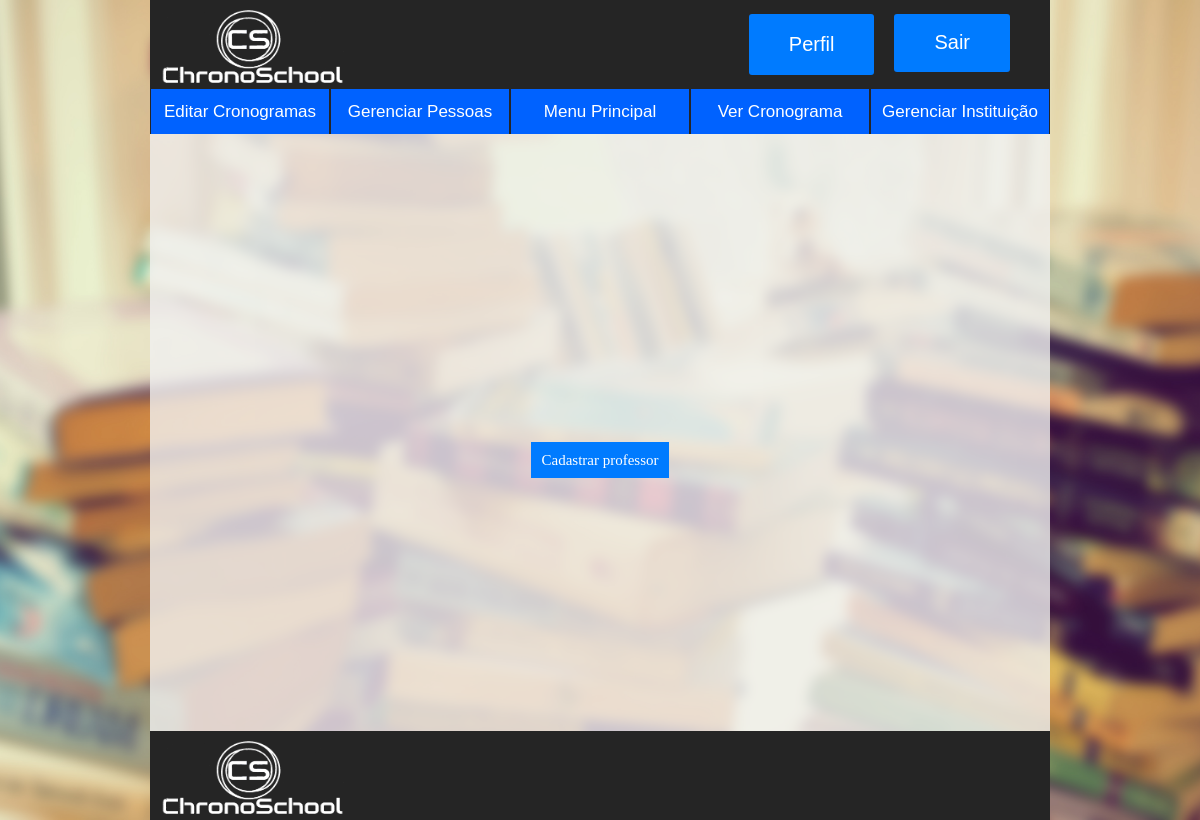
The page /ChronoSchool_Codigos/gerenciarProfessores.php (signed in) on the database as committed earlier.
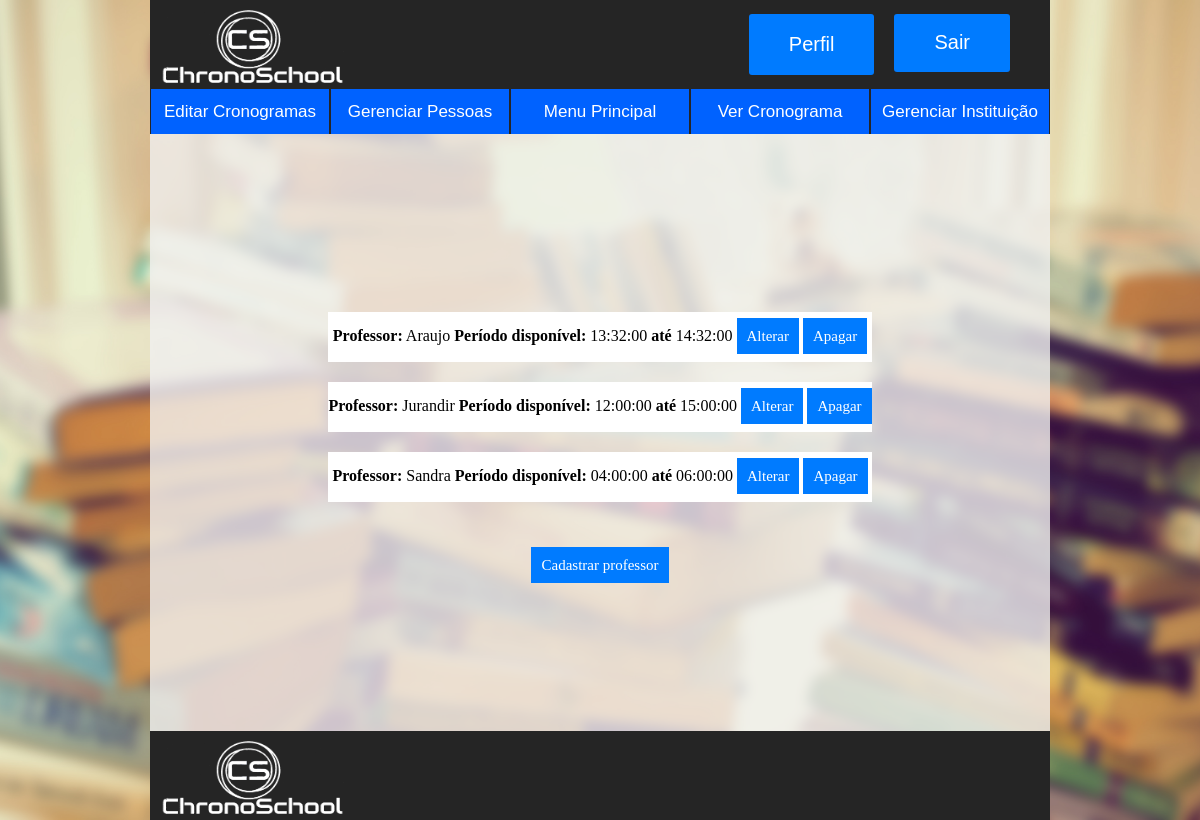
The same page on the database as committed later.
### tables this page shows
CREATE TABLE `professor` (
  `idProfessor` int(11) NOT NULL,
  `nomeProfessor` varchar(45) NOT NULL,
  `HorariosDisponiveisProfessores_idHorariosDisponiveisProfessores` int(11) NOT NULL
);

CREATE TABLE `horariosdisponiveisprofessores` (
  `idHorariosDisponiveisProfessores` int(11) NOT NULL,
  `horarioInicial` time NOT NULL,
  `horarioFinal` time NOT NULL
);

### ChronoSchool_Codigos/gerenciarProfessores.php (the view, shortened to what this page needs)
<!DOCTYPE html>
<html lang="pt-br">
	<head>
		<link href="css/style.css" rel="stylesheet"/>
	</head>
	<body>
		<header>
			<?php
				include "php/header.php";
			?>
		</header>
		<?php
			include "php/navbar.php";
		?>
		<div class="corpo">
			<div class="conteudo">
				<center>
					<form action="" method="POST">
						<?php
							include "php/conexao.php";
							$sql = "SELECT idProfessor,idHorariosDisponiveisProfessores,nomeProfessor,horarioInicial,horarioFinal FROM `professor` INNER JOIN horariosdisponiveisprofessores ON horariosdisponiveisprofessores.idHorariosDisponiveisProfessores = professor.HorariosDisponiveisProfessores_idHorariosDisponiveisProfessores";
							$professores = $conexao ->prepare($sql);
							$professores -> execute();
							foreach ($professores as $p)
							{
								$idProfessor = $p['idProfessor'];
								$idHorario = $p['idHorariosDisponiveisProfessores'];
								$nome = $p['nomeProfessor'];
								$inicial = $p['horarioInicial'];
								$final = $p['horarioFinal'];
								echo "
								<div class='divMaior'>
									<div class='divUsuario'>
										<div class='inside'>
											<font size='3'><b>Professor:</b> $nome</font>
											<font size='3'><b>Período disponível:</b> $inicial <b>até </b> $final</font>
											<a href='editarProfessores.php?pid=$idProfessor&hid=$idHorario&np=$nome&inicial=$inicial&final=$final' class='botaoUsuario'>Alterar</a>
											<a href='apagarProfessores.php?pid=$idProfessor&np=$nome' class='botaoUsuario'>Apagar</a>
										</div>
									</div>
								</div>";
							}
						?>
					</form>
					<br><br><br>
					<a href="cadastrarProfessores.php" class="botaoUsuario">Cadastrar professor</a>
				</center>
			</div>
		</div>
	<footer>
		<div>
			<img class="logo" src="images/logo.png" title="ChronoSchool"/>
		</div>
	</footer>
	</body>
</html>

### ChronoSchool_Codigos/php/header.php
<?php
	$stringBotaoHtml = "<div class='divBotaoLogin'>
							<a href='login.php'>
								<input type='button' class='botaoLoginHeader' value='Login' />
							</a>
						</div>";
	if($_SESSION != null){
		$stringBotaoHtml = "<div class='divBotaoLogin'>
								<a href='logout.php'>
									<input type='button' class='botaoLoginHeader' value='Sair' />
								</a>
							</div>
							<div class='divBotaoLogin'>
								<a href='login.php'>
									<input type='button' class='botaoLoginHeader' value='Perfil' />
								</a>
							</div>
							";
	}
?>
<div class='divLogoHeader'>
	<img class='logo' src='images/logo.png' title='ChronoSchool'/>
		<div class='divBotaoLogin'>
			<?= $stringBotaoHtml?>
		</div>
</div>

### ChronoSchool_Codigos/php/navbar.php (shortened to what this page needs)
<div id="navbar">
	<ul>
		<li><a href="#">Editar Cronogramas</a></li><li><a href="#">Gerenciar Pessoas</a>
		</li><li><a href="menuPrincipal.php">Menu Principal</a></li><li><a href="cronogramas.php">Ver Cronograma</a></li><li><a href="gerenciarInstituicoes.php">Gerenciar Instituição</a></li>
	</ul>
</div>

### ChronoSchool_Codigos/css/style.css (style rules this page uses)
html,body { margin:0; padding:0; width: 100%; height: 100%; min-width:100%; min-height:100%; }
header,footer,#navbar { min-width: 900px; max-width: 900px; margin: 0 auto; }
header, footer { height: 89px; background-color: #252525; }
footer { position: absolute; left: 0; right: 0; bottom: 0; margin: 0 auto; }
body { background: url("../images/fundo.jpg")center center no-repeat fixed; background-repeat: no-repeat; background-position: center fixed; background-size: cover; width: 100%; height: 100%; display: inline-flex; z-index: -1; flex-direction: column }
.logo { padding-top: 10px; width:200px; height:80px; }
.divLogoHeader { text-align: left; min-width: 30%; height: 89px; }
.divBotaoLogin { float: right; padding-right:20px; padding-top:7px; }
.botaoLoginHeader { color: #fff; font-size: 20px; background: #007bff; padding: 15%; padding-left: 40px; padding-right: 40px; text-decoration: none; border: none; float:right; border-radius: 3px; }
.corpo { margin:auto; margin-bottom: 89px; min-width: 900px; max-width: 900px; background: rgba(241, 241, 241, 0.8); display: inline-flex; flex: 1; overflow: auto; z-index : 0; position:relative; }
.conteudo { margin: auto; }
.divMaior { padding-top: 20px; }
.divUsuario { align-items: center; min-width: 250px; min-height: 50px; width: auto; height: auto; background-color: #FFF; margin: 0 auto; }
.botaoUsuario { padding-top: 30%; padding-right: 10%; color: #FFFFFF; font-size: 15px; background: #007bff; padding: 10px; text-decoration: none; border: none; }
.inside { padding-top:15px; }
#navbar { text-align: center !important; height: 45px !important; background: #0062FF !important; z-index : 1 !important; }
#navbar ul { margin:0px !important; padding: 0px !important; list-style: none !important; width: 100% !important; height: 100% !important; float: left !important; }
#navbar ul li { display: inline-block !important; width: 20% !important; height: 100% !important; margin:0 !important; padding:0 !important; }
#navbar ul li a { text-align: center !important; text-decoration: none !important; font: 17px arial !important; color: #fff !important; display: block !important; margin: 0 !important; padding: 13px 0px 12px 0px !important; border-left: 1px solid #252525 !important; border-right: 1px solid #252525 !important; }

Rows that differ between the two databases and show on the page:
added professor: nomeProfessor "Araujo", value "13:32:00", value "14:32:00"
added professor: nomeProfessor "Jurandir", value "12:00:00", value "15:00:00"
added professor: nomeProfessor "Sandra", value "04:00:00", value "06:00:00"
